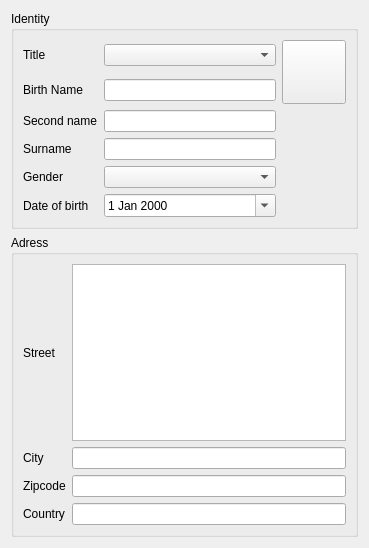
<?xml version="1.0" encoding="UTF-8"?>
<ui version="4.0">
 <class>Patients::Internal::IdentityWidget</class>
 <widget class="QWidget" name="Patients::Internal::IdentityWidget">
  <property name="geometry">
   <rect>
    <x>0</x>
    <y>0</y>
    <width>369</width>
    <height>548</height>
   </rect>
  </property>
  <property name="windowTitle">
   <string>Form</string>
  </property>
  <layout class="QGridLayout" name="gridLayout_3">
   <item row="0" column="0">
    <widget class="QGroupBox" name="editIdentityGroup">
     <property name="title">
      <string>Identity</string>
     </property>
     <layout class="QGridLayout" name="gridLayout">
      <item row="0" column="0">
       <widget class="QLabel" name="label_7">
        <property name="text">
         <string>Title</string>
        </property>
       </widget>
      </item>
      <item row="0" column="1">
       <widget class="QComboBox" name="titleCombo"/>
      </item>
      <item row="0" column="2" rowspan="2">
       <widget class="QPushButton" name="photoButton">
        <property name="sizePolicy">
         <sizepolicy hsizetype="Fixed" vsizetype="Fixed">
          <horstretch>0</horstretch>
          <verstretch>0</verstretch>
         </sizepolicy>
        </property>
        <property name="minimumSize">
         <size>
          <width>64</width>
          <height>64</height>
         </size>
        </property>
        <property name="maximumSize">
         <size>
          <width>64</width>
          <height>64</height>
         </size>
        </property>
        <property name="toolTip">
         <string>Click to add/change the photo</string>
        </property>
        <property name="text">
         <string/>
        </property>
        <property name="iconSize">
         <size>
          <width>50</width>
          <height>50</height>
         </size>
        </property>
        <property name="flat">
         <bool>false</bool>
        </property>
       </widget>
      </item>
      <item row="1" column="0">
       <widget class="QLabel" name="label">
        <property name="text">
         <string>Birth Name</string>
        </property>
       </widget>
      </item>
      <item row="1" column="1">
       <widget class="QLineEdit" name="birthName"/>
      </item>
      <item row="2" column="0">
       <widget class="QLabel" name="label_2">
        <property name="text">
         <string>Second name</string>
        </property>
       </widget>
      </item>
      <item row="2" column="1">
       <widget class="QLineEdit" name="secondName"/>
      </item>
      <item row="3" column="0">
       <widget class="QLabel" name="label_3">
        <property name="text">
         <string>Surname</string>
        </property>
       </widget>
      </item>
      <item row="3" column="1">
       <widget class="QLineEdit" name="surname"/>
      </item>
      <item row="4" column="0">
       <widget class="QLabel" name="label_5">
        <property name="text">
         <string>Gender</string>
        </property>
       </widget>
      </item>
      <item row="4" column="1">
       <widget class="QComboBox" name="genderCombo"/>
      </item>
      <item row="5" column="0">
       <widget class="QLabel" name="label_4">
        <property name="text">
         <string>Date of birth</string>
        </property>
       </widget>
      </item>
      <item row="5" column="1">
       <widget class="QDateEdit" name="dob">
        <property name="calendarPopup">
         <bool>true</bool>
        </property>
       </widget>
      </item>
     </layout>
    </widget>
   </item>
   <item row="1" column="0">
    <widget class="QGroupBox" name="editAdressGroup">
     <property name="title">
      <string>Adress</string>
     </property>
     <layout class="QGridLayout" name="gridLayout_2">
      <item row="0" column="0">
       <widget class="QLabel" name="label_6">
        <property name="text">
         <string>Street</string>
        </property>
       </widget>
      </item>
      <item row="1" column="0">
       <widget class="QLabel" name="label_8">
        <property name="text">
         <string>City</string>
        </property>
       </widget>
      </item>
      <item row="1" column="1">
       <widget class="QLineEdit" name="city"/>
      </item>
      <item row="2" column="0">
       <widget class="QLabel" name="label_9">
        <property name="text">
         <string>Zipcode</string>
        </property>
       </widget>
      </item>
      <item row="2" column="1">
       <widget class="QLineEdit" name="zipcode"/>
      </item>
      <item row="3" column="0">
       <widget class="QLabel" name="label_10">
        <property name="text">
         <string>Country</string>
        </property>
       </widget>
      </item>
      <item row="3" column="1">
       <widget class="QLineEdit" name="country"/>
      </item>
      <item row="0" column="1">
       <widget class="QTextEdit" name="street"/>
      </item>
     </layout>
    </widget>
   </item>
  </layout>
 </widget>
 <resources/>
 <connections/>
</ui>
